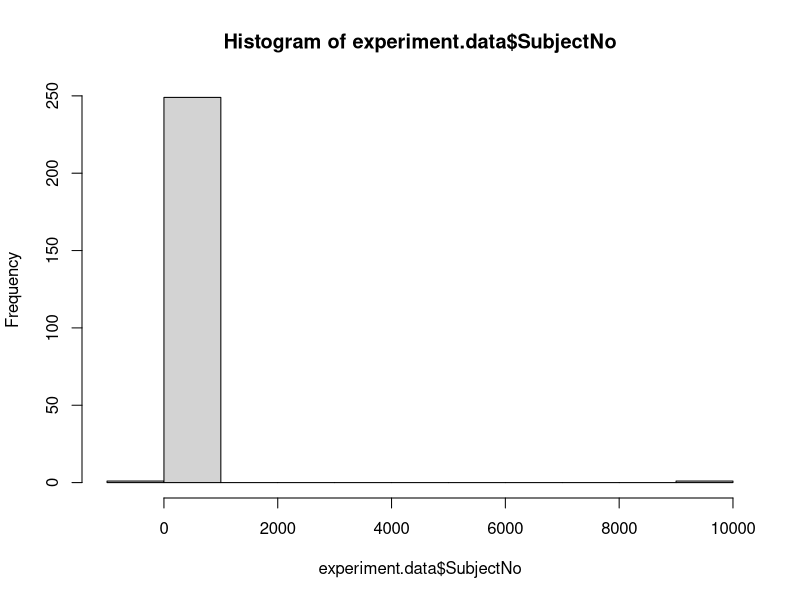
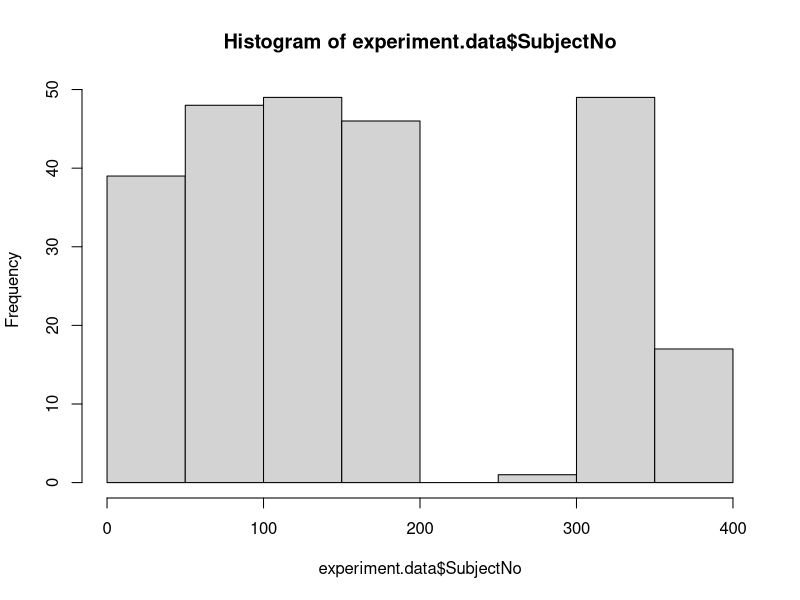
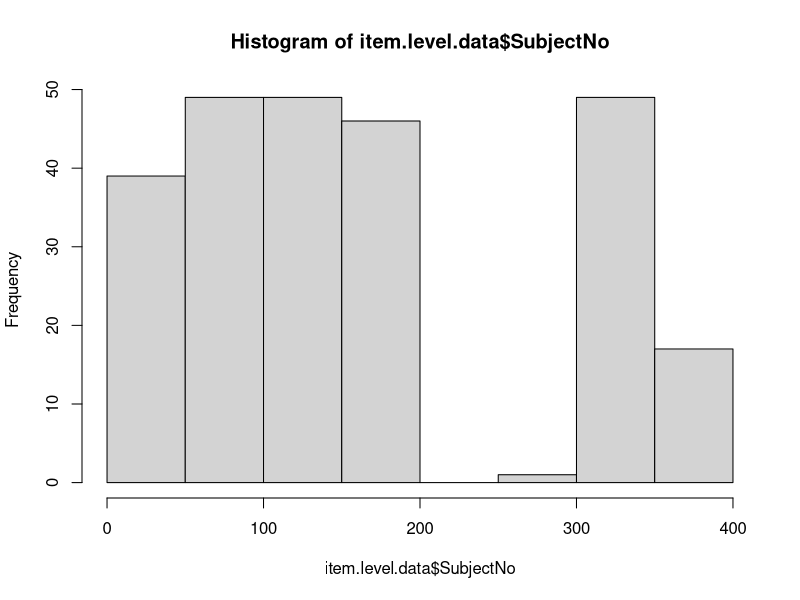
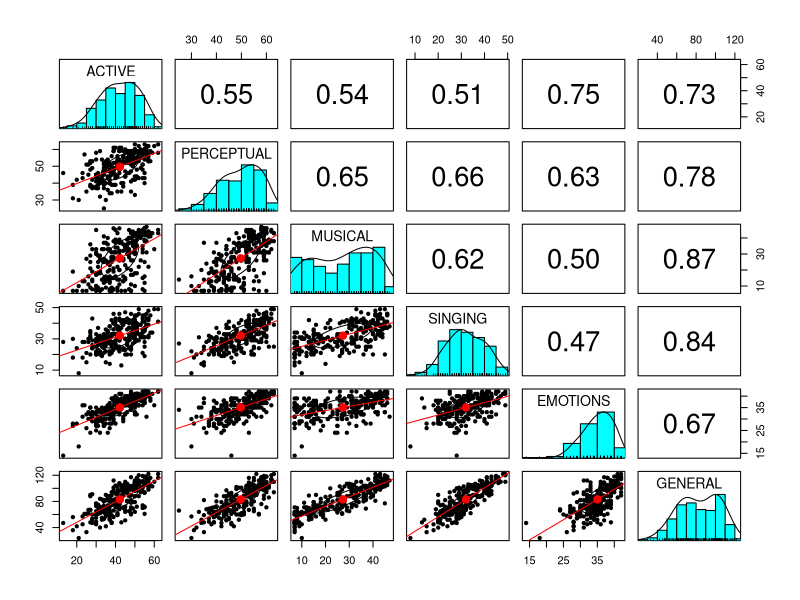

These figures' R source, in order:
## ---- chunk 1
 # Import Libraries 
 library(stringr)
 library(data.table)
 library(psych)
## ---- chunk 2
# Make sure to load in both datasets as we will want them both in our analysis.
# We also want to make sure to clean both datasets as we are going. 
experiment.data <- read.csv("datasets/Demographic_Data.csv")
item.level.data <- read.csv("datasets/ItemLevelData.csv")
## ---- chunk 3
str(experiment.data) # Check to see if R guessed correctly on data types
## ---- chunk 4
experiment.data$inst <- as.character(experiment.data$inst)
experiment.data$Gender <- as.character(experiment.data$Gender)
experiment.data$Major <- as.character(experiment.data$Major)
experiment.data$Minor <- as.character(experiment.data$Minor)
experiment.data$BeginTrain <- as.character(experiment.data$BeginTrain)
experiment.data$AbsPitch <- as.character(experiment.data$AbsPitch)
experiment.data$Live12Mo <- as.numeric(experiment.data$Live12Mo)
experiment.data$ActListenMin <- as.character(experiment.data$ActListenMin)

str(experiment.data) # Notice how that our character columns now have " " around them.

## ---- chunk 5
# Check for Import Errors 
table(complete.cases(experiment.data)) # Not all observations have everything! 
complete.cases(experiment.data)
table(is.na(experiment.data))
# Gotta decide what to do about it!!
## ---- chunk 6
experiment.data$BeginTrain
## ---- chunk 7
experiment.data$BeginTrain[250]
## ---- chunk 8
experiment.data$BeginTrain[250] <- "12"
experiment.data$BeginTrain 
## ---- chunk 9
ifelse(experiment.data$BeginTrain == "","0",experiment.data$BeginTrain)
## ---- chunk 10
experiment.data$BeginTrain <- as.numeric(ifelse(experiment.data$BeginTrain == "","0",experiment.data$BeginTrain))
## ---- chunk 11
experiment.data$BeginTrain
## ---- chunk 12
experiment.data$Gender # Are there any common trends?
table(experiment.data$Gender)
## ---- chunk 13
experiment.data$Gender <- str_to_lower(experiment.data$Gender)
experiment.data$Gender <- str_replace(experiment.data$Gender,"^.*f.*$","Female")
experiment.data$Gender <- str_replace(experiment.data$Gender,"^m.*$","Male")
experiment.data$Gender <- str_replace(experiment.data$Gender,"^country$","No Response")

experiment.data$Gender[30] <- "No Response" #Something Might Be Up w this datapoint?
experiment.data$Gender[63] <- "No Response" #Something Might Be Up w this datapoint?

experiment.data$Gender <- as.factor(experiment.data$Gender)
table(experiment.data$Gender)

#--------------------------------------------------
# Can we do same thing for AP?
experiment.data$AbsPitch
experiment.data$AbsPitch <- str_to_lower(experiment.data$AbsPitch)
experiment.data$AbsPitch <- str_replace(experiment.data$AbsPitch,"^.*n.*$","no")
experiment.data$AbsPitch[30] <- "no"
experiment.data$AbsPitch <- as.factor(experiment.data$AbsPitch)
table(experiment.data$AbsPitch)
## ---- chunk 14
names(experiment.data)
names(item.level.data)
## ---- chunk 15
names(item.level.data)
names(experiment.data)
setnames(item.level.data,"tmp.dat.subject.1.","SubjectNo")
setnames(experiment.data,"Sub","SubjectNo") # Make this clearer!!! 
## ---- chunk 16
 
item.level.data$SubjectNo <- str_replace_all(string = item.level.data$SubjectNo, pattern = ".csv", replacement = "")
item.level.data$SubjectNo <- str_replace_all(string = item.level.data$SubjectNo, pattern = "C", replacement = "")
item.level.data$SubjectNo <- str_replace_all(string = item.level.data$SubjectNo, pattern = "M", replacement = "")
item.level.data$SubjectNo <- str_replace_all(string = item.level.data$SubjectNo, pattern = "CM", replacement = "")
item.level.data$SubjectNo <- as.numeric(item.level.data$SubjectNo)

## ---- chunk 17
hist(experiment.data$SubjectNo) # Cause for alarm! Negative values and placeholders!
## ---- chunk 18
# Drop those 
experiment.data <- experiment.data[experiment.data$SubjectNo > 0 & experiment.data$SubjectNo < 1000,]
## ---- chunk 19
hist(experiment.data$SubjectNo)
hist(item.level.data$SubjectNo)
## ---- chunk 20
item.level.data <- data.table(item.level.data)
experiment.data <- data.table(experiment.data)

item.level.data

exp.data <- item.level.data[experiment.data, on="SubjectNo"]

exp.data
## ---- chunk 21
exp.data <- data.frame(exp.data)
exp.data <- exp.data[,c(1,40:100,2:39)]
## ---- chunk 22
pairs.panels(exp.data[,2:7], lm = TRUE)
## ---- chunk 23

gmsi.z.scores <- apply(exp.data[2:7],2,scale)

exp.data.with.z <- cbind(exp.data, gmsi.z.scores)

#Now we can index this to find values above whatever theshold we want!

table(gmsi.z.scores > 2)
gmsi.z.indexer <- gmsi.z.scores > 2
gmsi.z.scores[gmsi.z.indexer] # See what they are, find them , decide to get rid of
## ---- chunk 24
gmsi.responses <- exp.data[,c(63:100)]

mahal <- mahalanobis(gmsi.responses,
                     colMeans(gmsi.responses, na.rm = TRUE), 
                     cov(gmsi.responses, 
                         use = "pairwise.complete.obs"))                    ## Create Distance Measures

cutoff <- qchisq(.999, ncol(gmsi.responses))                                ## Create cutoff object .001 signifiance and DF = obs
summary(mahal < cutoff)                                                     ## 11 Subjects greater than 70 cutoff 

# Add On Variables 
exp.data$mahal <- mahal
exp.data <- data.table(exp.data) # To use easier indexer, needs data.table 
exp.data[exp.data$mahal < cutoff]
## ---- chunk 25
apply(gmsi.responses, 2, skew)
apply(gmsi.responses, 2 , kurtosi)

## ---- chunk 26
write.csv(exp.data,"datasets/My_Experiment_Data.csv")
